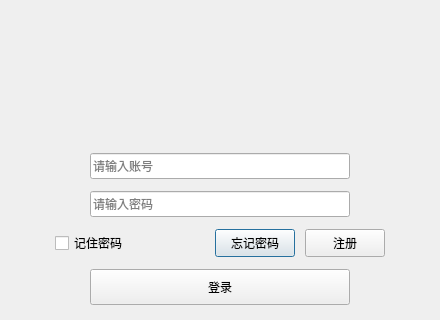
<?xml version="1.0" encoding="UTF-8"?>
<ui version="4.0">
 <class>UserLoginClass</class>
 <widget class="QDialog" name="UserLoginClass">
  <property name="geometry">
   <rect>
    <x>0</x>
    <y>0</y>
    <width>440</width>
    <height>320</height>
   </rect>
  </property>
  <property name="windowTitle">
   <string>UserLogin</string>
  </property>
  <layout class="QVBoxLayout" name="verticalLayout_2">
   <property name="spacing">
    <number>0</number>
   </property>
   <property name="leftMargin">
    <number>0</number>
   </property>
   <property name="topMargin">
    <number>0</number>
   </property>
   <property name="rightMargin">
    <number>0</number>
   </property>
   <property name="bottomMargin">
    <number>0</number>
   </property>
   <item>
    <widget class="QWidget" name="titleWidget" native="true">
     <property name="minimumSize">
      <size>
       <width>0</width>
       <height>105</height>
      </size>
     </property>
     <property name="maximumSize">
      <size>
       <width>16777215</width>
       <height>105</height>
      </size>
     </property>
     <property name="titleskin" stdset="0">
      <bool>true</bool>
     </property>
    </widget>
   </item>
   <item>
    <widget class="QWidget" name="bodyWidget" native="true">
     <property name="bottomskin" stdset="0">
      <bool>true</bool>
     </property>
     <layout class="QVBoxLayout" name="verticalLayout">
      <property name="spacing">
       <number>0</number>
      </property>
      <property name="leftMargin">
       <number>0</number>
      </property>
      <property name="topMargin">
       <number>0</number>
      </property>
      <property name="rightMargin">
       <number>0</number>
      </property>
      <property name="bottomMargin">
       <number>0</number>
      </property>
      <item>
       <layout class="QHBoxLayout" name="horizontalLayout">
        <property name="spacing">
         <number>0</number>
        </property>
        <property name="topMargin">
         <number>36</number>
        </property>
        <item>
         <spacer name="horizontalSpacer">
          <property name="orientation">
           <enum>Qt::Horizontal</enum>
          </property>
          <property name="sizeHint" stdset="0">
           <size>
            <width>69</width>
            <height>17</height>
           </size>
          </property>
         </spacer>
        </item>
        <item>
         <widget class="QLineEdit" name="editUserAccount">
          <property name="minimumSize">
           <size>
            <width>260</width>
            <height>26</height>
           </size>
          </property>
          <property name="maximumSize">
           <size>
            <width>260</width>
            <height>26</height>
           </size>
          </property>
          <property name="placeholderText">
           <string>请输入账号</string>
          </property>
         </widget>
        </item>
        <item>
         <spacer name="horizontalSpacer_2">
          <property name="orientation">
           <enum>Qt::Horizontal</enum>
          </property>
          <property name="sizeHint" stdset="0">
           <size>
            <width>72</width>
            <height>20</height>
           </size>
          </property>
         </spacer>
        </item>
       </layout>
      </item>
      <item>
       <layout class="QHBoxLayout" name="horizontalLayout_2">
        <property name="spacing">
         <number>0</number>
        </property>
        <item>
         <spacer name="horizontalSpacer_3">
          <property name="orientation">
           <enum>Qt::Horizontal</enum>
          </property>
          <property name="sizeHint" stdset="0">
           <size>
            <width>69</width>
            <height>17</height>
           </size>
          </property>
         </spacer>
        </item>
        <item>
         <widget class="QLineEdit" name="editPassword">
          <property name="minimumSize">
           <size>
            <width>260</width>
            <height>26</height>
           </size>
          </property>
          <property name="maximumSize">
           <size>
            <width>260</width>
            <height>26</height>
           </size>
          </property>
          <property name="placeholderText">
           <string>请输入密码</string>
          </property>
         </widget>
        </item>
        <item>
         <spacer name="horizontalSpacer_4">
          <property name="orientation">
           <enum>Qt::Horizontal</enum>
          </property>
          <property name="sizeHint" stdset="0">
           <size>
            <width>72</width>
            <height>20</height>
           </size>
          </property>
         </spacer>
        </item>
       </layout>
      </item>
      <item>
       <layout class="QHBoxLayout" name="horizontalLayout_3">
        <property name="spacing">
         <number>0</number>
        </property>
        <property name="leftMargin">
         <number>0</number>
        </property>
        <item>
         <spacer name="horizontalSpacer_5">
          <property name="orientation">
           <enum>Qt::Horizontal</enum>
          </property>
          <property name="sizeHint" stdset="0">
           <size>
            <width>28</width>
            <height>17</height>
           </size>
          </property>
         </spacer>
        </item>
        <item>
         <widget class="QCheckBox" name="checkBox">
          <property name="minimumSize">
           <size>
            <width>160</width>
            <height>28</height>
           </size>
          </property>
          <property name="maximumSize">
           <size>
            <width>160</width>
            <height>28</height>
           </size>
          </property>
          <property name="text">
           <string>记住密码</string>
          </property>
         </widget>
        </item>
        <item>
         <widget class="QPushButton" name="forgetWordbtn">
          <property name="minimumSize">
           <size>
            <width>0</width>
            <height>28</height>
           </size>
          </property>
          <property name="maximumSize">
           <size>
            <width>16777215</width>
            <height>28</height>
           </size>
          </property>
          <property name="text">
           <string>忘记密码</string>
          </property>
         </widget>
        </item>
        <item>
         <spacer name="horizontalSpacer_6">
          <property name="orientation">
           <enum>Qt::Horizontal</enum>
          </property>
          <property name="sizeType">
           <enum>QSizePolicy::Preferred</enum>
          </property>
          <property name="sizeHint" stdset="0">
           <size>
            <width>10</width>
            <height>20</height>
           </size>
          </property>
         </spacer>
        </item>
        <item>
         <widget class="QPushButton" name="registBtn">
          <property name="minimumSize">
           <size>
            <width>0</width>
            <height>28</height>
           </size>
          </property>
          <property name="maximumSize">
           <size>
            <width>16777215</width>
            <height>28</height>
           </size>
          </property>
          <property name="text">
           <string>注册</string>
          </property>
         </widget>
        </item>
        <item>
         <spacer name="horizontalSpacer_7">
          <property name="orientation">
           <enum>Qt::Horizontal</enum>
          </property>
          <property name="sizeHint" stdset="0">
           <size>
            <width>38</width>
            <height>20</height>
           </size>
          </property>
         </spacer>
        </item>
       </layout>
      </item>
      <item>
       <layout class="QHBoxLayout" name="horizontalLayout_4">
        <property name="spacing">
         <number>0</number>
        </property>
        <item>
         <spacer name="horizontalSpacer_13">
          <property name="orientation">
           <enum>Qt::Horizontal</enum>
          </property>
          <property name="sizeHint" stdset="0">
           <size>
            <width>28</width>
            <height>17</height>
           </size>
          </property>
         </spacer>
        </item>
        <item>
         <widget class="QPushButton" name="loginBtn">
          <property name="minimumSize">
           <size>
            <width>260</width>
            <height>28</height>
           </size>
          </property>
          <property name="maximumSize">
           <size>
            <width>260</width>
            <height>36</height>
           </size>
          </property>
          <property name="text">
           <string>登录</string>
          </property>
         </widget>
        </item>
        <item>
         <spacer name="horizontalSpacer_14">
          <property name="orientation">
           <enum>Qt::Horizontal</enum>
          </property>
          <property name="sizeHint" stdset="0">
           <size>
            <width>38</width>
            <height>20</height>
           </size>
          </property>
         </spacer>
        </item>
       </layout>
      </item>
     </layout>
    </widget>
   </item>
  </layout>
 </widget>
 <layoutdefault spacing="6" margin="11"/>
 <resources>
  <include location="res.qrc"/>
 </resources>
 <connections/>
</ui>
